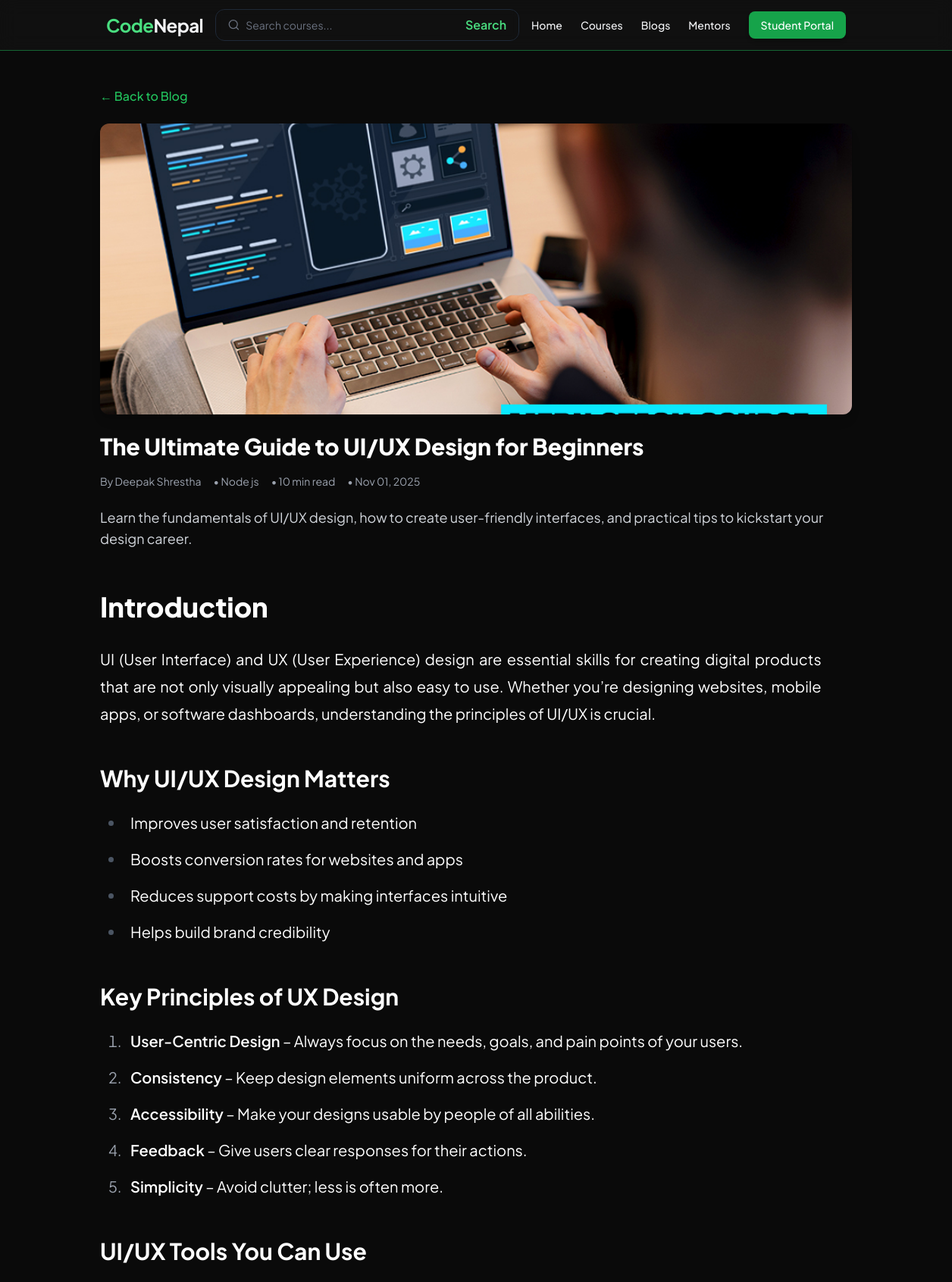
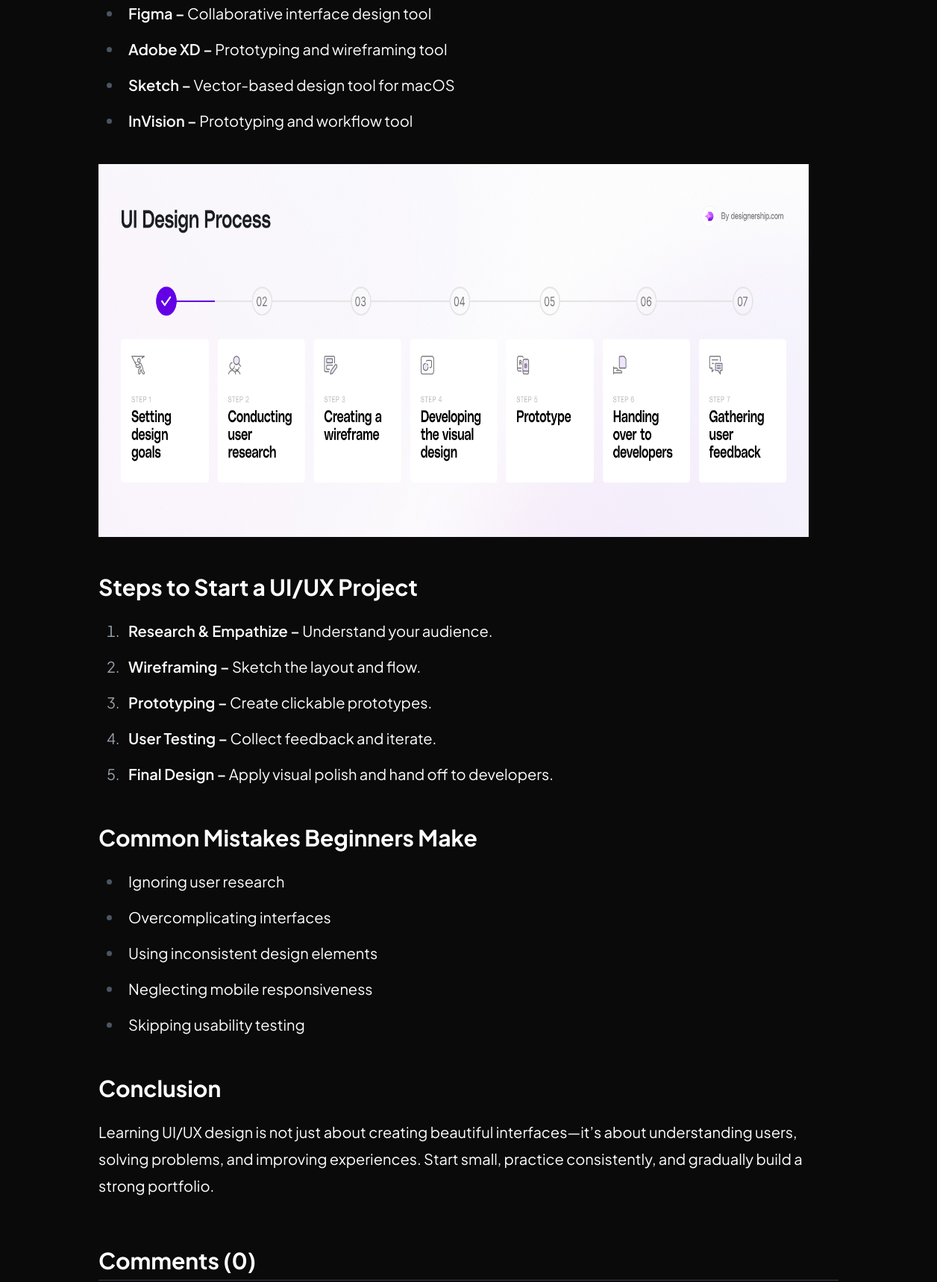
The page /blog/node-js-is-future-of-web-development/ (upper part) on the database its author committed (2 pictures, top to bottom).
### blogs/models.py (models this page shows, shortened)
class BlogPost(models.Model):
    STATUS_CHOICES = [
        ('draft', 'Draft'),
        ('published', 'Published'),
    ]
    title = models.CharField(max_length=200, unique=True)
    slug = models.SlugField(unique=True, blank=True)
    author = models.ForeignKey(settings.AUTH_USER_MODEL, on_delete=models.SET_NULL, null=True, related_name="blog_posts")
    category = models.ForeignKey(BlogCategory, on_delete=models.SET_NULL, null=True, related_name="posts")
    meta_title = models.CharField(max_length=70, blank=True, help_text="Custom SEO title (recommended under 70 chars)")
    meta_description = models.TextField(max_length=160, blank=True, help_text="Custom SEO description (recommended under 160 chars)")
    keywords = models.CharField(max_length=255, blank=True, help_text="Comma-separated SEO keywords")
    excerpt = models.TextField(max_length=300, blank=True, help_text="Short summary for cards/previews")
    content = RichTextUploadingField()
    featured_image = models.ImageField(upload_to="blog/featured/", null=True, blank=True)
    read_time = models.PositiveIntegerField(default=3, help_text="Estimated reading time in minutes")
    status = models.CharField(max_length=10, choices=STATUS_CHOICES, default='draft')
    views = models.PositiveIntegerField(default=0)
    is_published = models.BooleanField(default=True)
    created_at = models.DateTimeField(auto_now_add=True)
    updated_at = models.DateTimeField(auto_now=True)
    published_at = models.DateTimeField(default=timezone.now)
    class Meta:
        ordering = ['-published_at']
        indexes = [
            models.Index(fields=['slug']),
            models.Index(fields=['status']),
            models.Index(fields=['published_at']),
        ]
    def save(self, *args, **kwargs):
        if not self.slug:
            self.slug = slugify(self.title)
        if not self.meta_title:
            self.meta_title = self.title[:70]
        if not self.meta_description and self.excerpt:
            self.meta_description = self.excerpt[:160]
        super().save(*args, **kwargs)

class BlogCategory(models.Model):
    name = models.CharField(max_length=100, unique=True)
    slug = models.SlugField(unique=True, blank=True)
    meta_title = models.CharField(max_length=70, blank=True, help_text="SEO title for category page")
    meta_description = models.TextField(max_length=160, blank=True, help_text="Short SEO description")
    class Meta:
        verbose_name_plural = "Blog Categories"
        ordering = ["name"]

### users/models.py (models this page shows, shortened)
class User(AbstractUser):
    ROLE_CHOICES = (
        ('student', 'Student'),
        ('mentor', 'Mentor'),
        ('admin', 'Admin'),
    )
    role = models.CharField(max_length=10, choices=ROLE_CHOICES, default='student')

### blogs/views.py (the view)
# urls.py: path('<slug:slug>/', views.blog_detail, name='blog_detail'),  # ✅ no "blogs/" prefix here
def blog_detail(request, slug):
    post = get_object_or_404(BlogPost, slug=slug, is_published=True)
    post.views += 1
    post.save(update_fields=['views'])
    comments = post.comments.filter(approved=True)
    related_posts = BlogPost.objects.filter(category=post.category, is_published=True).exclude(id=post.id)[:3]
    context = {
        'post': post,
        'comments': comments,
        'related_posts': related_posts,
    }
    return render(request, 'blogs/blog_detail.html', context)

### templates/blogs/blog_detail.html (shortened to what this page needs)
{% extends "base.html" %}
{% load static %}
{% block content %}
{% include 'includes/nav.html' %}
<div class="container max-w-5xl mx-auto px-4 py-12">
  <div class="mb-6">
    <a href="javascript:history.back()"
       class="inline-block text-green-500 font-medium hover:underline">&larr; Back to Blog</a>
  </div>
  <div class="mx-auto mb-10">
    {% if post.featured_image %}
      <img src="{{ post.featured_image.url }}" alt="{{ post.title }}"
           class="w-full h-96 object-cover rounded-xl shadow-lg mb-6">
    {% endif %}
    <h1 class="text-3xl font-extrabold text-white mb-4 leading-tight">{{ post.title }}</h1>
    <div class="flex flex-wrap gap-4 text-gray-400 text-sm mb-6">
      <span>By {{ post.author.get_full_name|default:post.author.username }}</span>
      {% if post.category %}
        <span>• {{ post.category.name }}</span>
      {% endif %}
      <span>• {{ post.read_time }} min read</span>
      <span>• {{ post.published_at|date:"M d, Y" }}</span>
    </div>
    {% if post.excerpt %}
      <p class="text-gray-300 text-lg mb-8">{{ post.excerpt }}</p>
    {% endif %}
  </div>
  <div class="mx-auto mb-16 max-w-full">
    <article class="prose prose-lg sm:prose-lg lg:prose-xl prose-invert break-words text-white">
      {{ post.content|safe }}
    </article>
  </div>
  <div class="mx-auto max-w-5xl mb-16">
    <h2 class="text-3xl font-bold mb-6 text-white border-b border-gray-700 pb-2">Comments ({{ post.comments.count }})</h2>
  </div>
</div>
{% endblock %}

### templates/base.html (style rules this page uses)
body { font-family: "Plus Jakarta Sans", sans-serif; background-color: #0a0a0a; color: #d1d5db; scroll-behavior: smooth; }

### templates/blogs/blog_detail.html (style rules this page uses)
.prose * { color: #ffffff !important; }

### rows shown on the page
BlogPost: featured_image (picture), title "The Ultimate Guide to UI/UX Design for Beginners", author.get_full_name "Deepak Shrestha", category.name "Node js", read_time "10", published_at "Nov 01, 2025", excerpt "Learn the fundamentals of UI/UX design, how to create user-friendly interfaces, and practical tips to kickstart your design career.", content "Introduction UI (User Interface) and UX (User Experience) design are essential skills for creating digital products that are not only visually appealing but also easy to use. Whether you’re designing websites, mobile apps, or software dashboards, understanding the principles of UI/UX is crucial. Why UI/UX Design Matters Improves user satisfaction and retention Boosts conversion rates for websites and apps Reduces support costs by making interfaces intuitive Helps build brand credibility Key Principles of UX Design User-Centric Design – Always focus on the needs, goals, and pain points of your users. Consistency – Keep design elements uniform across the product. Accessibility – Make your…", content (picture), comments.count "0"
